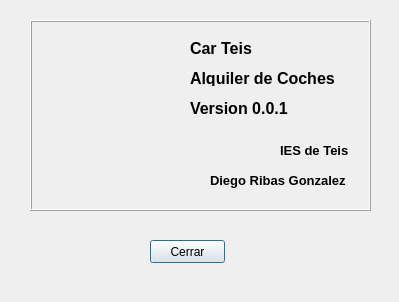
<?xml version="1.0" encoding="UTF-8"?>
<ui version="4.0">
 <class>dlgAcercaDe</class>
 <widget class="QDialog" name="dlgAcercaDe">
  <property name="geometry">
   <rect>
    <x>0</x>
    <y>0</y>
    <width>399</width>
    <height>302</height>
   </rect>
  </property>
  <property name="windowTitle">
   <string>Dialog</string>
  </property>
  <widget class="QFrame" name="frame">
   <property name="geometry">
    <rect>
     <x>30</x>
     <y>20</y>
     <width>341</width>
     <height>191</height>
    </rect>
   </property>
   <property name="font">
    <font>
     <weight>50</weight>
     <bold>false</bold>
    </font>
   </property>
   <property name="frameShape">
    <enum>QFrame::Box</enum>
   </property>
   <property name="frameShadow">
    <enum>QFrame::Raised</enum>
   </property>
   <widget class="QLabel" name="lbl1">
    <property name="geometry">
     <rect>
      <x>160</x>
      <y>20</y>
      <width>71</width>
      <height>16</height>
     </rect>
    </property>
    <property name="font">
     <font>
      <pointsize>12</pointsize>
      <weight>75</weight>
      <bold>true</bold>
     </font>
    </property>
    <property name="text">
     <string>Car Teis</string>
    </property>
   </widget>
   <widget class="QLabel" name="lbl2">
    <property name="geometry">
     <rect>
      <x>160</x>
      <y>50</y>
      <width>161</width>
      <height>16</height>
     </rect>
    </property>
    <property name="font">
     <font>
      <pointsize>12</pointsize>
      <weight>75</weight>
      <bold>true</bold>
     </font>
    </property>
    <property name="text">
     <string>Alquiler de Coches</string>
    </property>
   </widget>
   <widget class="QLabel" name="lbl3">
    <property name="geometry">
     <rect>
      <x>160</x>
      <y>80</y>
      <width>111</width>
      <height>16</height>
     </rect>
    </property>
    <property name="font">
     <font>
      <pointsize>12</pointsize>
      <weight>75</weight>
      <bold>true</bold>
     </font>
    </property>
    <property name="text">
     <string>Version 0.0.1</string>
    </property>
   </widget>
   <widget class="QLabel" name="lbl4">
    <property name="geometry">
     <rect>
      <x>180</x>
      <y>150</y>
      <width>141</width>
      <height>20</height>
     </rect>
    </property>
    <property name="font">
     <font>
      <pointsize>10</pointsize>
      <weight>75</weight>
      <bold>true</bold>
     </font>
    </property>
    <property name="text">
     <string>Diego Ribas Gonzalez</string>
    </property>
   </widget>
   <widget class="QLabel" name="lbl5">
    <property name="geometry">
     <rect>
      <x>250</x>
      <y>120</y>
      <width>71</width>
      <height>20</height>
     </rect>
    </property>
    <property name="font">
     <font>
      <pointsize>10</pointsize>
      <weight>75</weight>
      <bold>true</bold>
     </font>
    </property>
    <property name="text">
     <string>IES de Teis</string>
    </property>
   </widget>
  </widget>
  <widget class="QPushButton" name="btnCerrarAbout">
   <property name="geometry">
    <rect>
     <x>150</x>
     <y>240</y>
     <width>75</width>
     <height>23</height>
    </rect>
   </property>
   <property name="text">
    <string>Cerrar</string>
   </property>
  </widget>
 </widget>
 <resources/>
 <connections/>
</ui>
